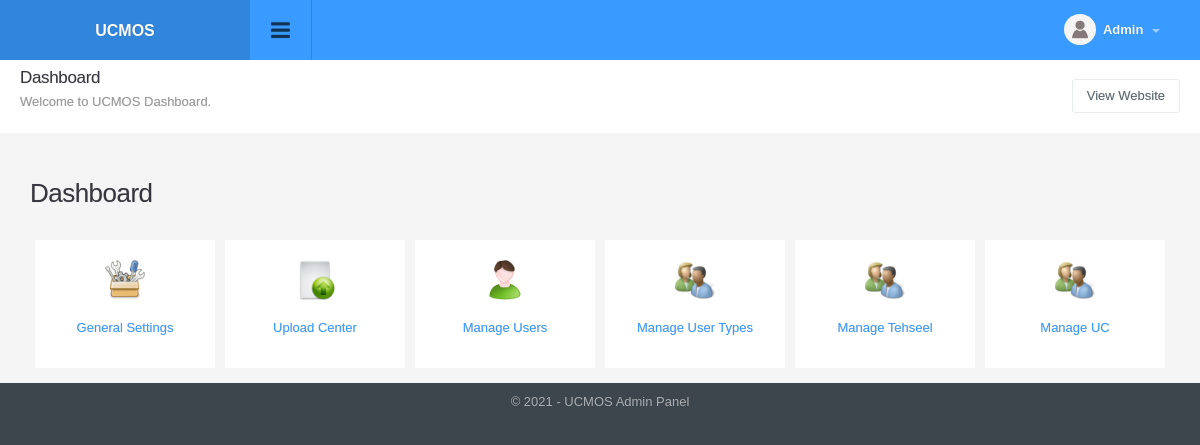
The app's page /index.php (signed in) with its own data.
### tables this page shows
CREATE TABLE `config_variable` (
  `id` int(11) NOT NULL,
  `config_type_id` int(11) NOT NULL,
  `title` varchar(512) NOT NULL,
  `notes` varchar(512) NOT NULL,
  `type` varchar(200) NOT NULL,
  `default_values` text NOT NULL,
  `key` varchar(200) NOT NULL,
  `value` text NOT NULL,
  `sortorder` int(11) NOT NULL
);

CREATE TABLE `menu` (
  `id` int(11) NOT NULL,
  `title` varchar(100) NOT NULL,
  `url` varchar(100) NOT NULL,
  `parent_id` int(11) NOT NULL,
  `depth` int(1) NOT NULL,
  `sortorder` int(11) NOT NULL,
  `icon` varchar(200) NOT NULL,
  `small_icon` varchar(200) NOT NULL
);

### include/utility.php (called while the page is built, shortened)
<?php
function get_config($var){
	global $dblink;
	$sql="select value from config_variable where `key`='".slash($var)."'";
	$resConfig=doquery($sql,$dblink);
	if(numrows($resConfig)>0){
		while($rowConfig=dofetch($resConfig))
			return unslash($rowConfig["value"]);
	}
}
$site_title=get_config("site_title");
$site_url=get_config("site_url");
$file_upload_root="./uploads/";
function slash($str){
	if(!is_array($str))
		return utf8_encode(addslashes($str));
	else{
		for($i=0; $i<count($str); $i++)
			$str[$i]=slash($str[$i]);
		return $str;
	}
}
function unslash($str){
	return stripslashes(utf8_decode($str));
	}

### include/db.php (called while the page is built, shortened)
<?php
function doquery($qr,$lnk){
	@$res=mysqli_query($lnk,$qr) or die($qr." - ".mysqli_error($lnk));
	return $res;
}
function dofetch($rs){
	@$rec=mysqli_fetch_array($rs);
	return $rec;
}
function numrows($rs){
	return mysqli_num_rows($rs);
}

### index.php (the view, shortened to what this page needs)
<?php
include("include/db.php");
include("include/utility.php");
?>
<?php include("include/header.php");?>
   <div class="page-header">
        <h1 class="title">Dashboard</h1>
        <ol class="breadcrumb">
            <li class="active">Welcome to <?php echo $site_title?> Dashboard.</li>
        </ol>
        <div class="right">
            <div class="btn-group" role="group" aria-label="...">
                <a href="<?php echo $site_url?>" class="btn btn-light" target="_blank" title="View Website">View Website</a>
            </div>
        </div>
    </div>
    <div class="container-widget row">
        <div class="col-md-12">
            <?php
            $res=doquery("Select * from menu where parent_id=0 order by sortorder ASC",$dblink);
            if(numrows($res)>0){
                while($rec=dofetch($res)){
                    ?>
                    <h2 class="title"><?php echo $rec["title"]?></h2>
                    <?php
                    $res1=doquery("Select * from menu where parent_id=".$rec["id"]." order by sortorder ASC",$dblink);
                    if(numrows($res1)>0){
                        ?>
                        <ul class="menu-boxes clearfix">
                            <?php
                            while($rec1=dofetch($res1)){
                                ?>
                                <li class="col-xs-6 col-md-2 col-sm-3">
                                    <a href="<?php echo $rec1["url"]?>">
                                        <span class="project-icon"><img width="40px" height="40px" title="<?php echo $rec1['title'];?>" alt="Menu Icon" src="<?php echo $file_upload_root?>menu/<?php echo $rec1["icon"]?>"></span>
                                        <span><?php echo $rec1["title"];?></span>
                                    </a>
                                </li>
                                <?php
                            }
                            ?>
                        </ul>
                        <?php
                    }
                }
            }
            ?>
        </div>
    </div>
</div>
<?php include("include/footer.php");?>

### include/header.php (shortened to what this page needs)
<!DOCTYPE html PUBLIC "-//W3C//DTD XHTML 1.0 Transitional//EN" "http://www.w3.org/TR/xhtml1/DTD/xhtml1-transitional.dtd">
<html xmlns="http://www.w3.org/1999/xhtml">
<head>
<link type="text/css" rel="stylesheet" href="css/font-awesome.min.css" />
<link type="text/css" rel="stylesheet" href="css/font-awesome.css" />
<link type="text/css" rel="stylesheet"  href="css/bootstrap.css" />
<link rel="stylesheet" href="css/bootstrap-datetimepicker.min.css" />
<link type="text/css" rel="stylesheet"  href="css/awesome-bootstrap-checkbox.css" />
<link href="css/general.css" type="text/css" rel="stylesheet" />
<link type="text/css" rel="stylesheet"  href="css/style.css" />
<link rel="stylesheet" href="//code.jquery.com/ui/1.12.1/themes/base/jquery-ui.css">
</head>
<body>
	<div id="wrapper" class="round_corners">
    	<div id="top" class="clearfix">
            <div class="applogo">
			<a href="index.php" class="logo"><?php $admin_logo=get_config("admin_logo"); if(empty($admin_logo)) echo $site_title; else { ?><img src="<?php echo $file_upload_root;?>config/<?php echo $admin_logo?>" /><?php }?></a>
            </div>
            <a class="sidebar-open-button" href="#"><i class="fa fa-bars"></i></a>
            <ul class="top-right">
            	<li class="dropdown link">
                	<a class="dropdown-toggle profilebox" data-toggle="dropdown" href="#">
                    	<img alt="img" src="images/profileimg-default.png">
                        <b><?php echo ucfirst((isset($_SESSION["logged_in_admin"]) && $_SESSION["logged_in_admin"]!="")?$_SESSION["logged_in_admin"]["name"]:"Guest");?></b>
                        <span class="caret"></span>
                    </a>
                </li>
           </ul>
        </div>
		<div class="content" style="margin-left:0">

### include/footer.php (shortened to what this page needs)
<div id="footer" class="bottom_round_corners">
	<div id="footer_content">
    	<address>&copy; <?php echo date("Y");?> - <?php echo $site_title; ?> Admin Panel</address>
    </div>
</div>
<link href="js/fancybox/jquery.fancybox.min.css" rel="stylesheet" type="text/css" />
<link href="js/chosen/chosen.css" rel="stylesheet" type="text/css" />
<link rel="stylesheet" type="text/css" href="css/angularjs-datetime-picker.css" />
</body>
</html>

### records on screen
config_variable: value "UCMOS"
menu: title "Dashboard"
menu: icon (picture), title "General Settings"
menu: icon (picture), title "Upload Center"
menu: icon (picture), title "Manage Users"
menu: icon (picture), title "Manage User Types"
menu: icon (picture), title "Manage Tehseel"
menu: icon (picture), title "Manage UC"
